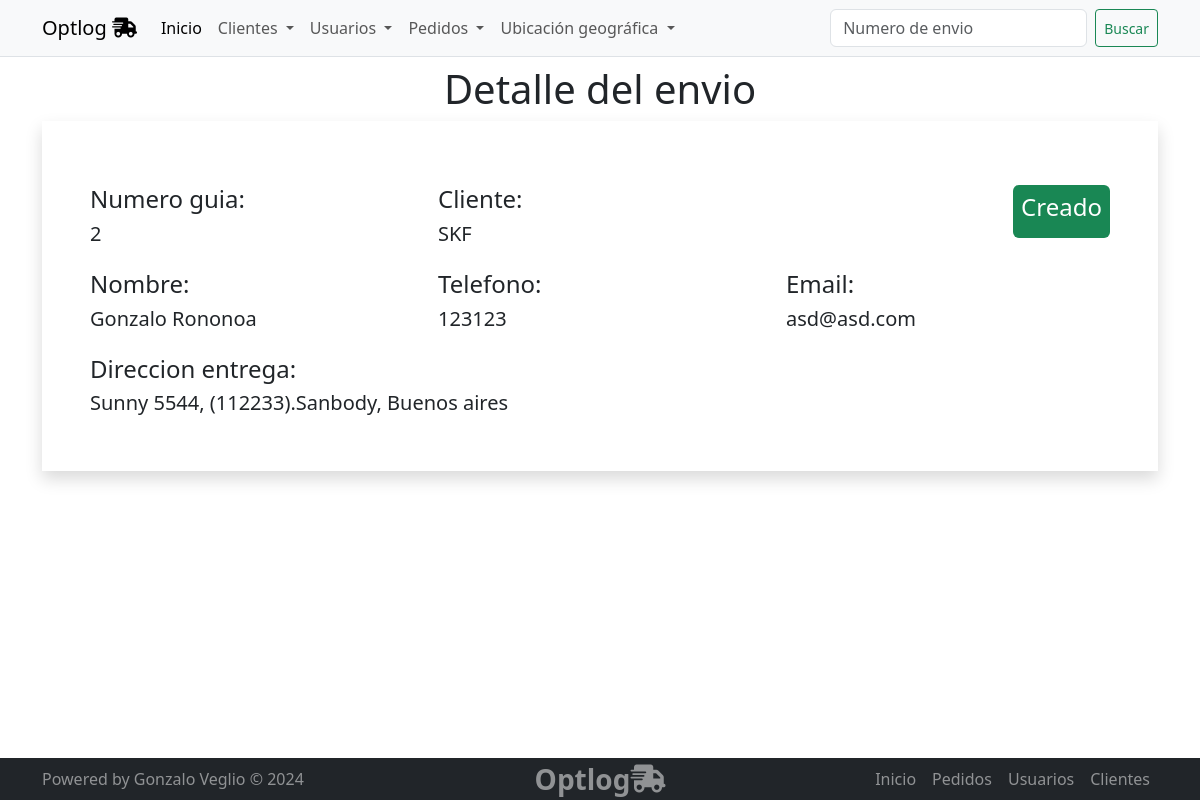
/pedidos/pedido/detail/2, run on the app's committed database.
### pedidos/models.py (models this page shows, shortened)
class Pedido(models.Model):
    class Estado(models.TextChoices):
        CREADO = 'Creado', 'Creado'
        RECIBIDO = 'Recibido', 'Recibido'
        EN_CAMINO = 'En camino', 'En camino'
        ENTREGADO = 'Entregado', 'Entregado'
    razon_social = models.ForeignKey(Cliente, on_delete=models.CASCADE)
    nombre_destinatario = models.CharField(max_length=100)
    apellido_destinatario = models.CharField(max_length=100)
    telefono_destinatario = models.CharField(max_length=20)
    email_destinatario = models.EmailField()
    direccion_entrega = models.CharField(max_length=200)
    ciudad_entrega = models.CharField(max_length=100)
    provincia_entrega = models.CharField(max_length=100)
    codigo_postal_entrega = models.CharField(max_length=20)
    estado = models.CharField(max_length=20, choices=Estado.choices, default=Estado.CREADO)
    creado_por = models.ForeignKey(Usuario, on_delete=models.SET_NULL, null=True)
    fecha_creacion = models.DateTimeField(auto_now_add=True)

### clientes/models.py (models this page shows)
class Cliente(models.Model):
    razon_social = models.CharField(max_length=100)
    email = models.EmailField()
    telefono = models.CharField(max_length=20, blank=True,  null=True)
    direccion = models.CharField(max_length=200, blank=True,  null=True)
    provincia = models.ForeignKey(Provincia, on_delete=models.SET_NULL, null=True)
    localidad = models.ForeignKey(Localidad, on_delete=models.SET_NULL, null=True)
    def __str__(self):
        return f"{self.razon_social}"

### pedidos/views.py (the view)
# urls.py: path('pedido/detail/<int:pk>', views.pedido_detail, name='pedido_detail'),
def pedido_detail(request, pk: int):
    try:
        query = Pedido.objects.get(pk=pk)
    except Pedido.DoesNotExist:
        return redirect('pedidos:pedido_list')
    context = {'object': query}
    return render(request, 'pedidos/pedido_detail.html', context)

### pedidos/templates/pedidos/pedido_detail.html (shortened to what this page needs)
{% extends 'core/base.html' %}
{% block main %}
<section class="container">
  <h1 class="text-center">
    Detalle del envio
  </h1>
  <div class="shadow p-5">
    <div class="row">
      <div class="mt-3 col-12 col-md-4"><span class="fw-bold"><h4> Numero guia:</h4></span> <h5 class="fw-normal">  {{object.id}}</h5> </div>
      <div class="mt-3 col-12 col-md-6"><span class="fw-bold"><h4>Cliente:</h4></span><h5 class="fw-normal"> {{object.razon_social}}</h5></div>
      <div class="mt-3 col-12 col-md-2 text-end"> <span class="badge text-bg-success p-2"><h4>{{object.estado}} </h4></span> </h5></div>
      <div class="mt-3 col-12 col-md-4"><span class="fw-bold"><h4>Nombre: </h4></span><h5 class="fw-normal"> {{object.nombre_destinatario | capfirst}} {{object.apellido_destinatario | capfirst}}</h5></div>
      <div class="mt-3 col-12 col-md-4"><span class="fw-bold"><h4>Telefono: </h4></span><h5 class="fw-normal"> {{object.telefono_destinatario}}</h5></div>
      <div class="mt-3 col-12 col-md-4"><span class="fw-bold"><h4>Email: </h4></span><h5 class="fw-normal"> {{object.email_destinatario}}</h5></div>
      <div class="mt-3 col-12"><span class="fw-bold"><h4>Direccion entrega: </h4></span><h5 class="fw-normal">{{object.direccion_entrega  | capfirst}}, ({{object.codigo_postal_entrega}}).{{object.ciudad_entrega | capfirst}}, {{object.provincia_entrega | capfirst}}</h5></div>
    </div>
  </div>
</section>
{% endblock main %}

### data on the page
Pedido: id "2", razon_social "SKF", estado "Creado", nombre_destinatario "Gonzalo", apellido_destinatario "Rononoa", telefono_destinatario "123123", email_destinatario "asd@asd.com", direccion_entrega "Sunny 5544", codigo_postal_entrega "112233", ciudad_entrega "Sanbody", provincia_entrega "Buenos aires"
